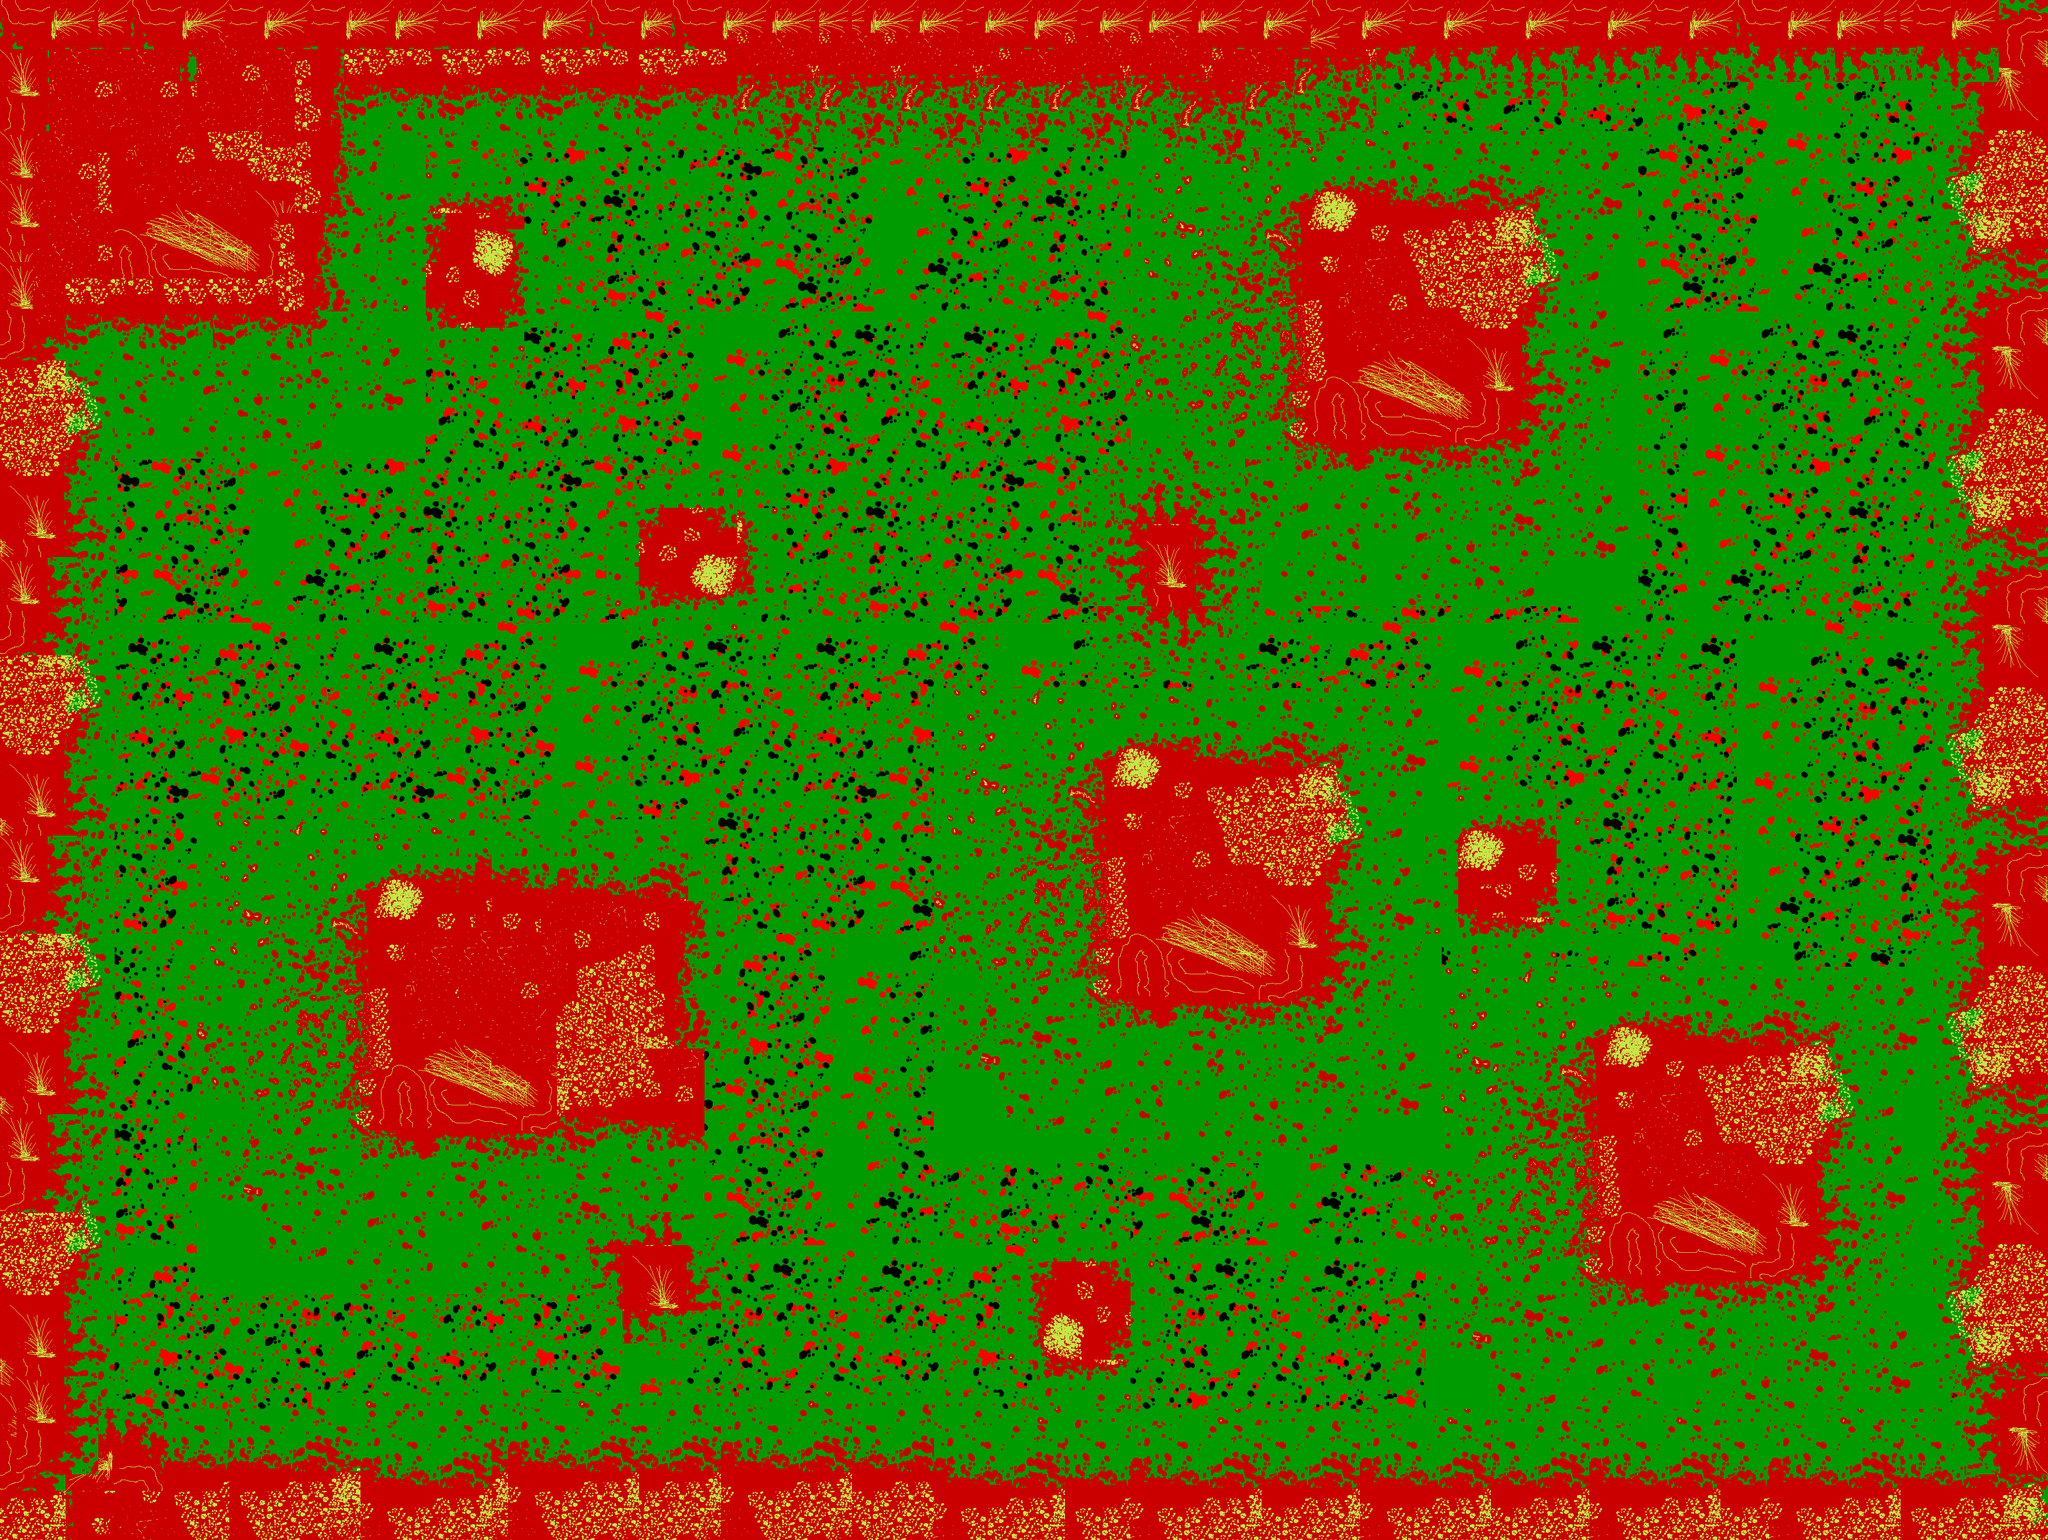

Below is a game level as drawn by its tile map, then a one-line description and the .tmx that defines it (tile-layer data replaced by summaries):
An orthogonal 125x94 tile map with 32x32 px tiles, 1 tile layer (Tile Layer 1).

<map version="1.10" tiledversion="1.11.2" orientation="orthogonal" renderorder="right-down" width="125" height="94" tilewidth="32" tileheight="32" infinite="0" nextlayerid="2" nextobjectid="1">
 <tileset firstgid="1" source="tileset1.tsx" />
 <layer id="1" name="Tile Layer 1" width="125" height="94">
  <data>[11750 cells, 11750 non-empty, 1415 distinct tile ids]</data>
 </layer>
</map>